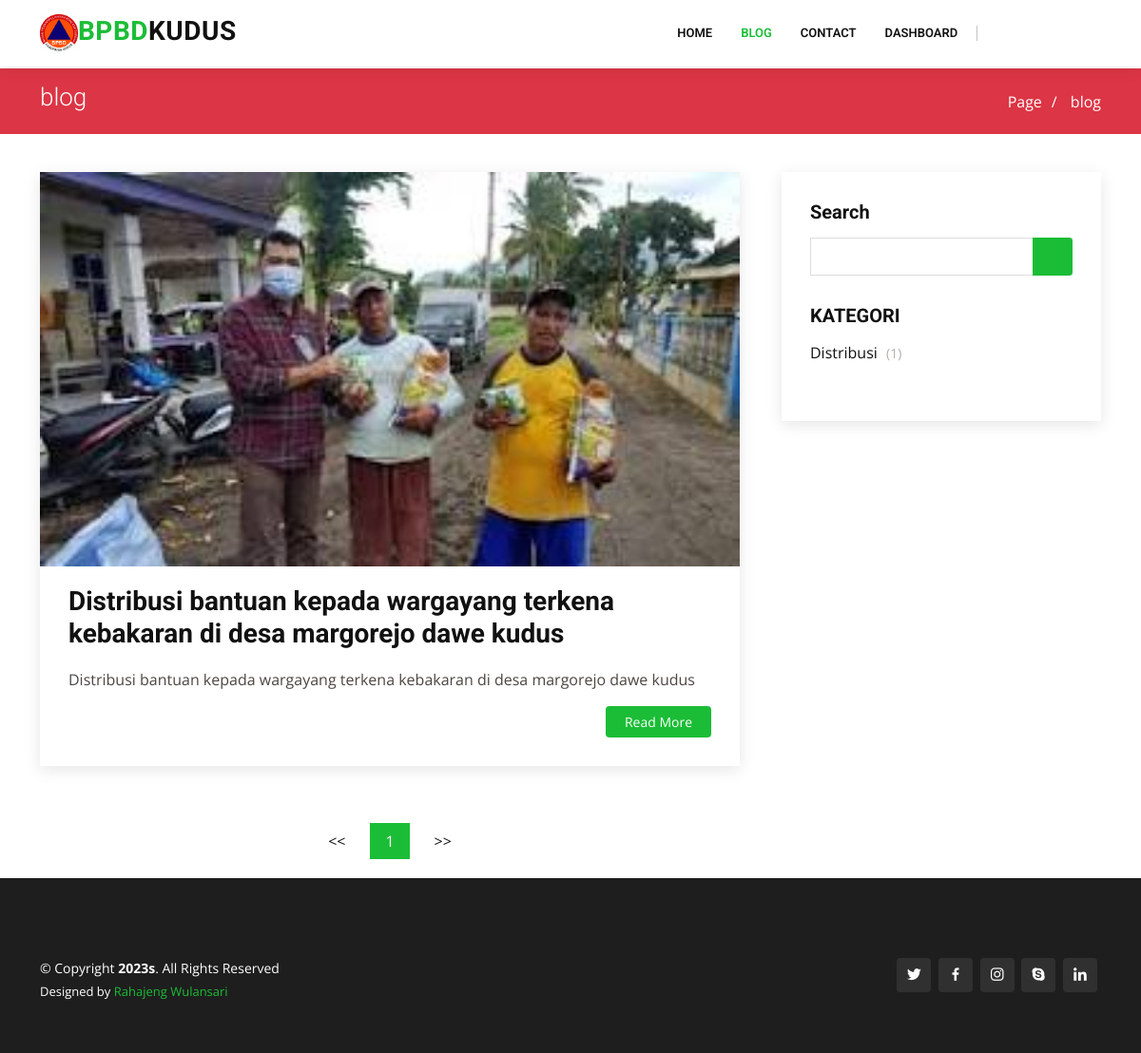
Page /?pages=blog (signed in) on the committed database.
### tables this page shows
CREATE TABLE `publikasi` (
  `id_publikasi` int(11) NOT NULL,
  `id_distribusi` int(11) DEFAULT NULL,
  `judul` varchar(255) DEFAULT NULL,
  `kutipan` varchar(255) DEFAULT NULL,
  `kategori` varchar(100) DEFAULT NULL,
  `isi` text DEFAULT NULL,
  `gambar` text DEFAULT NULL,
  `created_at` timestamp NULL DEFAULT NULL,
  `updated_at` timestamp NULL DEFAULT current_timestamp(),
  `tanggal_publikasi` date DEFAULT NULL
);

### config/config.php (called while the page is built, shortened)
<?php
class Config {
    public function UrlWeb(){
        $url = "http://localhost/pengaduan-bpbd";
        return $url;
    }
    public function TemplatePages($page){
        $url = $this->UrlWeb();
        include "views/pages/templates/header.php";
        include "views/pages/templates/navbar.php";
        include "views/pages/templates/breadcrumb.php";
        include $page;
        include "views/pages/templates/footer.php";
    }
}

### function.php (called while the page is built, shortened)
<?php
function Querybanyak($query){
    $mysqli = new mysqli("localhost","root","","pengaduan-bpbd");
    return $mysqli->query($query);
}
function NumRows($query){
    $koneksi = mysqli_connect("localhost","root","","pengaduan-bpbd");
    $cari = mysqli_query($koneksi, $query);
    $cek = mysqli_num_rows($cari);
    return $cek;
}

### views/pages/blog.php (the view, shortened to what this page needs)
<section id="blog" class="blog">
  <div class="container" data-aos="fade-up">
    <div class="row">
      <div class="col-lg-8 entries">
      <?php
        $sql_publikasi = "SELECT * FROM publikasi";
        $count_result = NumRows($sql_publikasi);
        $perpage = 3;
        $page = 1;
        $offset = 0;
        $prev_page = 1;
        $next_page = 1;
        $countpage = ceil($count_result / $perpage);
        if(isset($_GET['page'])){
            $page = $_GET['page'];
             if($page >= $countpage AND $page != 1){
                $prev_page = $countpage - 1;
                $next_page = $countpage;
            }elseif($page > 1 AND $page < $countpage){
                $prev_page = $page - 1;
                $next_page = $page + 1;
            }elseif($page == 1 AND $countpage > 1){
                $prev_page = 1;
                $next_page = $page + 1;
            }
            $offset = (($page - 1)  * $perpage) ;
        }else{
            $offset = 0;
        }
        $sql_result = $sql_publikasi." ORDER BY id_publikasi DESC LIMIT ".$perpage." OFFSET ".$offset."";
        $publikasis = Querybanyak($sql_result);
        foreach ($publikasis as $publikasi) {
    ?>
        <article class="entry">
          <div class="entry-img">
            <img src="<?= $url ?>/gambar/publikasi/<?= $publikasi["gambar"] ?>" alt="" style="width:100%;" class="img-fluid">
          </div>
          <h2 class="entry-title">
            <a href="blog-single.html"><?= $publikasi["judul"] ?></a>
          </h2>
          <div class="entry-content">
            <p>
              <?= $publikasi["kutipan"] ?>
            </p>
            <div class="read-more">
              <a href="<?= $url ?>/?pages=blog_post&id=<?= $publikasi['id_publikasi'] ?>">Read More</a>
            </div>
          </div>
        </article>
    <?php
    }
    ?>
        <?php if($count_result > 0){ ?>
            <div class="blog-pagination">
                <ul class="justify-content-center">
                    <li ><a href="<?= $url ?>/?pages=blog<?= isset($_GET['search']) ? "&search=".$_GET['search']."" : "" ?><?= "&page=".$prev_page."" ?>"><<</a></li>
                    <li class="active"><a href="#"><?= $page ?></a></li>
                    <li><a href="<?= $url ?>/?pages=blog<?= isset($_GET['search']) ? "&search=".$_GET['search']."" : "" ?><?= "&page=".$next_page."" ?>">>></a></li>
                </ul>
            </div>
        <?php } ?>
      </div>
      <div class="col-lg-4">
        <div class="sidebar">
          <h3 class="sidebar-title">Search</h3>
          <div class="sidebar-item search-form">
            <form action="" method="GET">
              <input type="text" name="search">
              <button type="submit"><i class="bi bi-search"></i></button>
            </form>
          </div>
          <h3 class="sidebar-title">KATEGORI</h3>
          <div class="sidebar-item categories">
            <ul>
            <?php
                $new_publikasis = Querybanyak("SELECT * FROM publikasi GROUP BY kategori ORDER BY id_publikasi DESC");
                foreach ($new_publikasis as $publikasi) {
            ?>
                <li><a href="#"><?= $publikasi["kategori"] ?>
                <?php $num_kategori = NumRows("SELECT * FROM publikasi WHERE kategori = '".$publikasi['kategori']."'"); ?>
                <span>(<?= $num_kategori ?>)</span></a></li>
            <?php
                }
            ?>
            </ul>
          </div>
      </div>
    </div>
  </div>
</section>

### assets/pages/assets/css/style.css (style rules this page uses)
body { font-family: "Open Sans", sans-serif; color: #4d4643; }
a { color: #1bbd36; text-decoration: none; }
h1, h2, h3, h4, h5, h6 { font-family: "Roboto", sans-serif; }
section { padding: 60px 0; overflow: hidden; }
.blog { padding: 40px 0 20px 0; }
.blog .entry { padding: 30px; margin-bottom: 60px; box-shadow: 0 4px 16px rgba(0, 0, 0, 0.1); }
.blog .entry .entry-img { max-height: 440px; margin: -30px -30px 20px -30px; overflow: hidden; }
.blog .entry .entry-title { font-size: 28px; font-weight: bold; padding: 0; margin: 0 0 20px 0; }
.blog .entry .entry-title a { color: #111; transition: 0.3s; }
.blog .entry .entry-content p { line-height: 24px; }
.blog .entry .entry-content .read-more { -moz-text-align-last: right; text-align-last: right; }
.blog .entry .entry-content .read-more a { display: inline-block; background: #1bbd36; color: #fff; padding: 6px 20px; transition: 0.3s; font-size: 14px; border-radius: 4px; }
.blog .blog-pagination { color: #444444; }
.blog .blog-pagination ul { display: flex; padding: 0; margin: 0; list-style: none; }
.blog .blog-pagination li { margin: 0 5px; transition: 0.3s; }
.blog .blog-pagination li a { color: #111; padding: 7px 16px; display: flex; align-items: center; justify-content: center; }
.blog .blog-pagination li.active, .blog .blog-pagination li:hover { background: #1bbd36; }
.blog .blog-pagination li.active a, .blog .blog-pagination li:hover a { color: #fff; }
.blog .sidebar { padding: 30px; margin: 0 0 60px 20px; box-shadow: 0 4px 16px rgba(0, 0, 0, 0.1); }
.blog .sidebar .sidebar-title { font-size: 20px; font-weight: 700; padding: 0 0 0 0; margin: 0 0 15px 0; color: #111; position: relative; }
.blog .sidebar .sidebar-item { margin-bottom: 30px; }
.blog .sidebar .search-form form { background: #fff; border: 1px solid #ddd; padding: 3px 10px; position: relative; }
.blog .sidebar .search-form form input[type=text] { border: 0; padding: 4px; border-radius: 4px; width: calc(100% - 40px); }
.blog .sidebar .search-form form button { position: absolute; top: 0; right: 0; bottom: 0; border: 0; background: none; font-size: 16px; padding: 0 15px; margin: -1px; background: #1bbd36; color: #fff; transition: 0.3s; border-radius: 0 4px 4px 0; line-height: 0; }
.blog .sidebar .search-form form button i { line-height: 0; }
.blog .sidebar .categories ul { list-style: none; padding: 0; }
.blog .sidebar .categories ul a { color: #111; transition: 0.3s; }
.blog .sidebar .categories ul a span { padding-left: 5px; color: #b4aca8; font-size: 14px; }

### rows in the picture
publikasi: gambar (picture), judul "Distribusi bantuan kepada wargayang terkena kebakaran di desa margorejo dawe kudus", kutipan "Distribusi bantuan kepada wargayang terkena kebakaran di desa margorejo dawe kudus", kategori "Distribusi", num_kategori "1"

### other values in the picture
$page_beadcrambs "blog"
$page "1"
